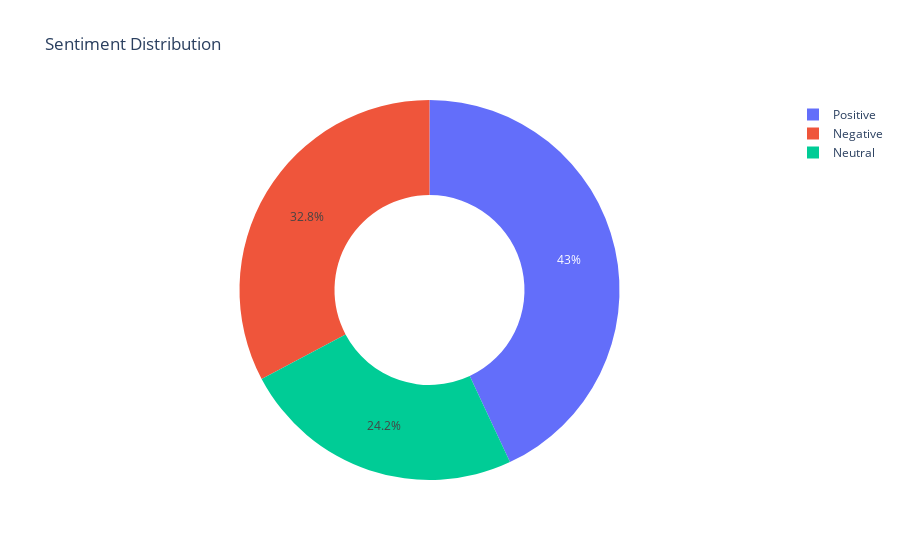

Notebook cell for this chart:
### Code cell
fig = px.pie(tweet_data_new.Sentiment, names = sentiment_name, values = sentiment_count, title = "Sentiment Distribution",hole = 0.5,)
fig.show()

### Figure 1 — Plotly figure (JSON) as saved in the notebook; plotly's stock layout.template omitted (floating-point values rounded to 4 significant figures)
{"data": [{"domain": {"x": [0, 1], "y": [0, 1]}, "hole": 0.5, "hovertemplate": "label=%{label}<br>value=%{value}<extra></extra>", "labels": ["Positive", "Negative", "Neutral"], "legendgroup": "", "name": "", "showlegend": true, "type": "pie", "values": [2152, 1638, 1210]}], "layout": {"legend": {"tracegroupgap": 0}, "title": {"text": "Sentiment Distribution"}}}
